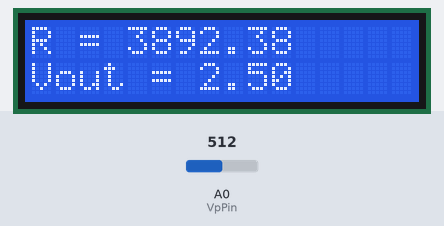
Bench run of a sketch on a simulated Arduino Uno, built with avr-gcc and run on an emulated ATmega328P. Parts: 16×2 character LCD. The inputs (shaded band) are chosen by the test bench; at power-on: A0 (VpPin) = 512.

Above: at 1.2 s.
1.3 s: A0 (VpPin) set to 0
At 2.5 s:
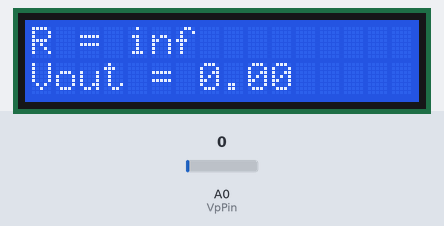
2.8 s: A0 (VpPin) set to 122
At 3.7 s:
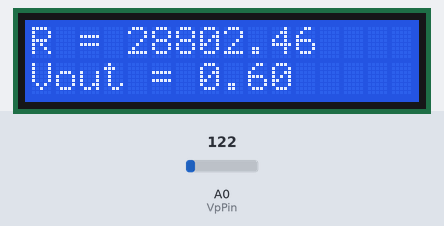
4.3 s: A0 (VpPin) set to 306
At 5.1 s:
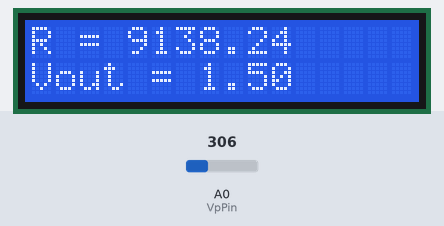
Timing chart, 0 to 7.3 s (numbered marks = the images above; inputs shaded):
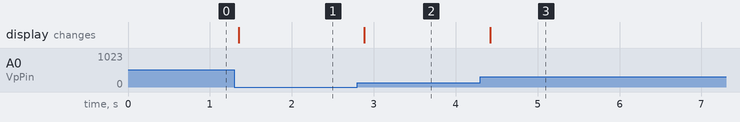

Measured:
- after the input at 1.3 s, the display: changes after 0.05 s (image 1)
- after the input at 2.8 s, the display: changes after 0.08 s (image 2)
- after the input at 4.3 s, the display: changes after 0.12 s (image 3)

The sketch:

ohmmeter.ino
```cpp
#include <LiquidCrystal.h> // include the lcd library code

// initialize the library with the numbers of the interface pins
LiquidCrystal lcd(7, 8, 9, 10, 11, 12);
int VpPin = A0;

float Vin = 5;
float Vout;
float Rknown = 3900;
float Runkown;

void setup() {
    Serial.begin(9600);
    lcd.begin(16, 2); // set up the LCD's number of columns and rows:
}

void loop() {
    lcd.clear();
    Vout = analogRead(VpPin) * (Vin / 1023);
    lcd.setCursor(0, 1);
    lcd.print("Vout = ");
    lcd.print(Vout);

    if (Vout != 0) {
        Runkown = (Vin * Rknown) / Vout - Rknown;
        lcd.setCursor(0, 0);
        lcd.print("R = ");
        lcd.print(Runkown);
    }

    else {
        lcd.setCursor(0, 0);
        lcd.print("R = ");
        lcd.print("inf");
    }

    delay(250);
}
```
